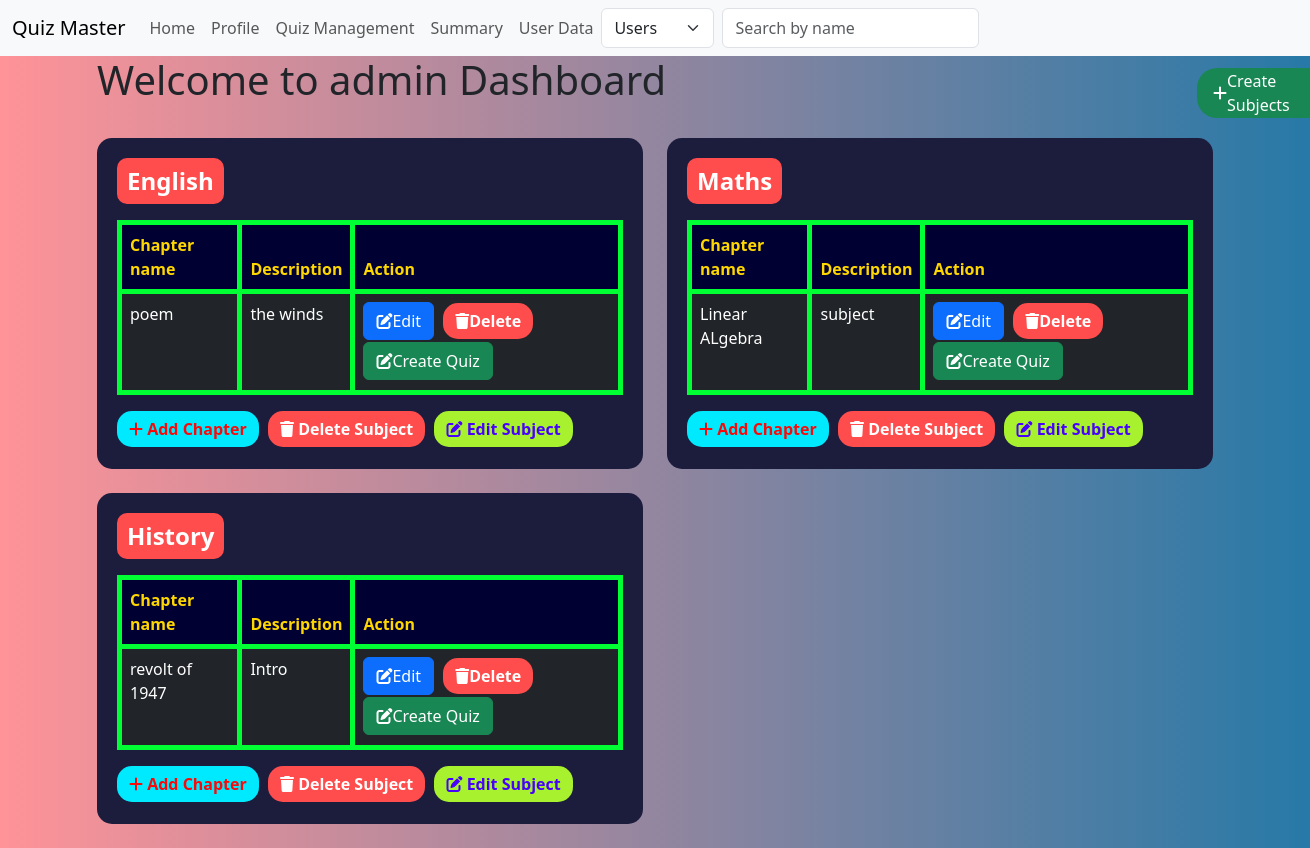
Page /admin (signed in) on the earlier database version.
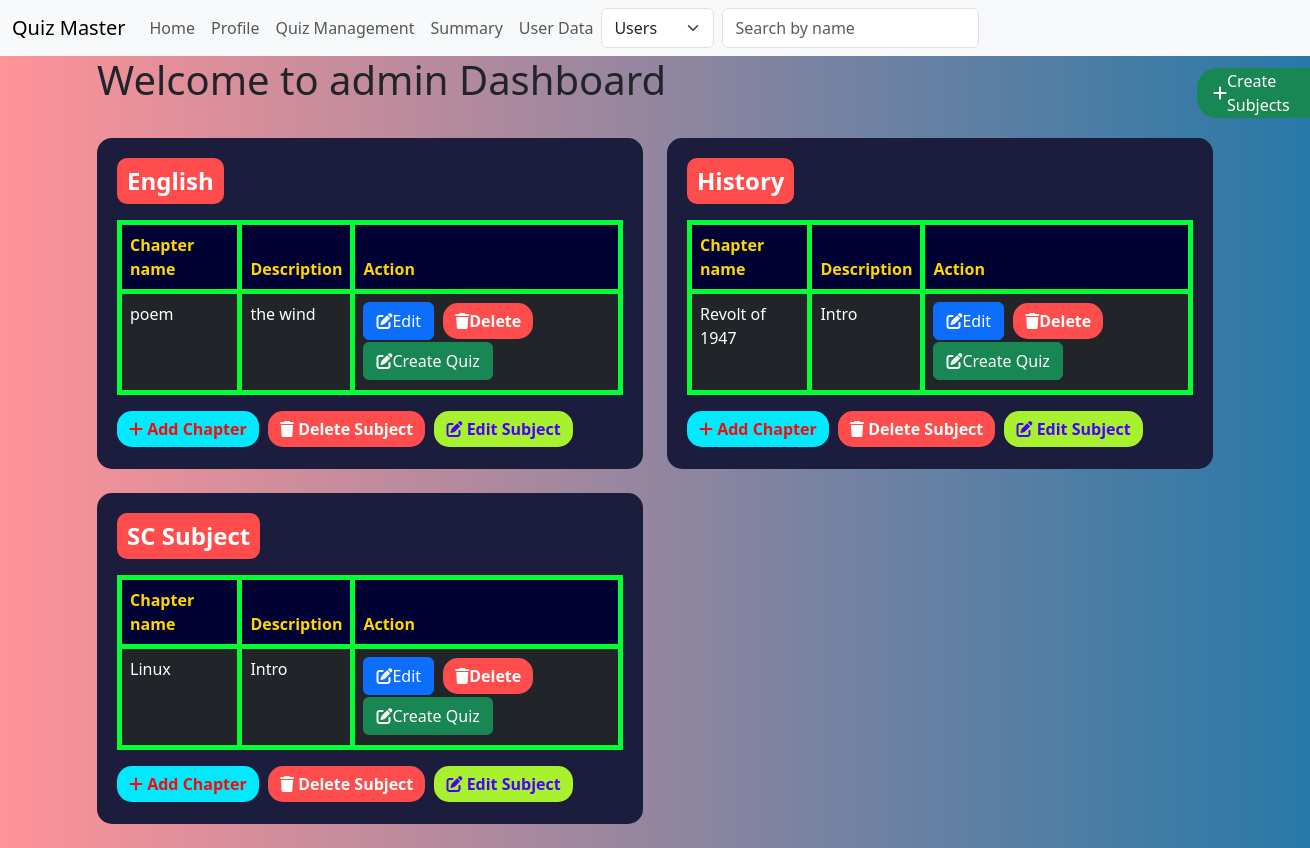
Same page on the later database version.
### models.py (models this page shows)
class Subject(db.Model):
    id = db.Column(db.Integer, primary_key = True)
    name = db.Column(db.String(64), nullable = False, unique = True)
    description = db.Column(db.String(150))
    chapters = db.relationship('Chapter', backref='subject', cascade='all, delete')

class Chapter(db.Model):
    id = db.Column(db.Integer, primary_key = True)
    name = db.Column(db.String(64 ), nullable = False)
    description = db.Column(db.String(100))
    subject_id = db.Column(db.Integer, db.ForeignKey('subject.id'), nullable=False)

### routes.py (the view)
@app.route("/admin")
@admin_requried
def admin():
    user = User.query.get(session['user_id'])  # Add this line
    subjects = Subject.query.all()
    print("Subjects found")
    return render_template('admin.html', subjects=subjects, user=user)

### routes.py (called while the page is built)
def admin_requried(func):
    @wraps(func)
    def decorated_function(*args, **kwargs):
        if 'user_id' not in session:
            return redirect(url_for('login'))
        user = User.query.get(session['user_id'])
        if not user or not user.is_admin:  # Add user existence check
            return redirect(url_for('home'))
        return func(*args, **kwargs)
    return decorated_function

### templates/admin.html (shortened to what this page needs)
{% extends 'layout.html' %}
{% block content %}
<h1>Welcome to admin Dashboard</h1>
<a href="{{url_for('subject_add')}}" style="background-color: #198754;
    color: white;
    padding: 8px 16px;
    text-decoration: none;
    border-radius: 20px;
    margin-left: 1100px;
    margin-top: -44px;
    display: flex;
    justify-content: space-between;
    align-items: center;
    width: 158px;
    height: 50px;
    margin-bottom: 20px;}">
    <i class="fas fa-plus"></i>
    Create Subjects
</a>
<div class="row">
    {% for subject in subjects %}
    <div class="col-md-6 mb-4">
        <div class="custom-card">
            <span class="subject-title">{{subject.name}}</span>
            <div class="mt-3">
                <div class="chapter-section">
                    <table class="table table-bordered table-dark">
                        <thead>
                            <tr>
                                <th>Chapter name</th>
                                <th>Description</th>
                                <th>Action</th>
                            </tr>
                        </thead>
                        <tbody>
                            {% for chapter in subject.chapters %}
                            <tr>
                                <td>{{ chapter.name }}</td>
                                <td>{{ chapter.description }}</td>
                                <td>
                                    <a href="{{ url_for('edit_chapter', id=chapter.id) }}" class="btn btn-primary">
                                        <i class="fas fa-edit"></i>Edit</a>
                                    <a href="{{ url_for('delete_chapter', id=chapter.id) }}" class="btn btn-delete">
                                        <i class="fas fa-trash"></i>Delete</a>
                                    <a href="{{ url_for('create_quiz', id=chapter.id) }}" class="btn btn-success">
                                        <i class="fas fa-edit"></i>Create Quiz</a>
                                </td>
                            </tr>
                            {% endfor %}
                        </tbody>
                    </table>
                </div>
                <a href="{{url_for('chapter_add', subject_id=subject.id)}}" class="btn btn-add">
                    <i class="fas fa-plus"></i> Add Chapter
                </a>
                <a href="{{ url_for('delete_subject', id=subject.id) }}" class="btn btn-delete">
                    <i class="fas fa-trash"></i> Delete Subject
                </a>
                <a href="{{ url_for('edit_subject', id=subject.id) }}" class="btn btn-edit">
                    <i class="fas fa-edit"></i> Edit Subject
                </a>
            </div>
        </div>
    </div>
    {% endfor %}
</div>
{% endblock %}

Differences in the rows shown:
removed Subject: name "Maths"
removed Chapter: name "Linear ALgebra", description "subject", shown under "Maths"
changed Chapter "poem": description "the winds" → "the wind"
changed Chapter: name "revolt of 1947" → "Revolt of 1947"
added Subject: name "SC Subject"
added Chapter: name "Linux", description "Intro", shown under "SC Subject"
